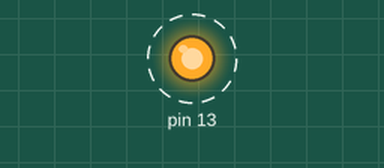
Recording of a sketch running on a simulated Arduino Uno, built with avr-gcc and run on an emulated ATmega328P. On the bench: output pins drawn as LEDs (lit = HIGH). Dashed ring = blinking.

Above: at 0.05 s.
Timing chart, 0 to 3.0 s (numbered marks = the images above):
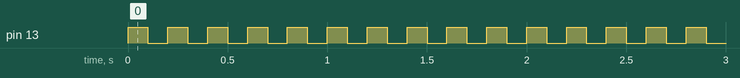

The sketch:

led_blink_optimised.ino
```cpp
#include <digitalWriteFast.h>
#include <util/delay.h>
const int led = 13;
void setup()
{
  pinModeFast(led, OUTPUT);
}

void loop()
{
  digitalWriteFast(led, HIGH);
  _delay_ms(100);
  digitalWriteFast(led, LOW);
  _delay_ms(100);

}
```

Measured:
- by itself, pin 13: alternates HIGH for 0.10 s and LOW for 0.10 s
